Frame 1 (no input): blank canvas, image omitted
Frame 60 (no input): blank canvas, image omitted
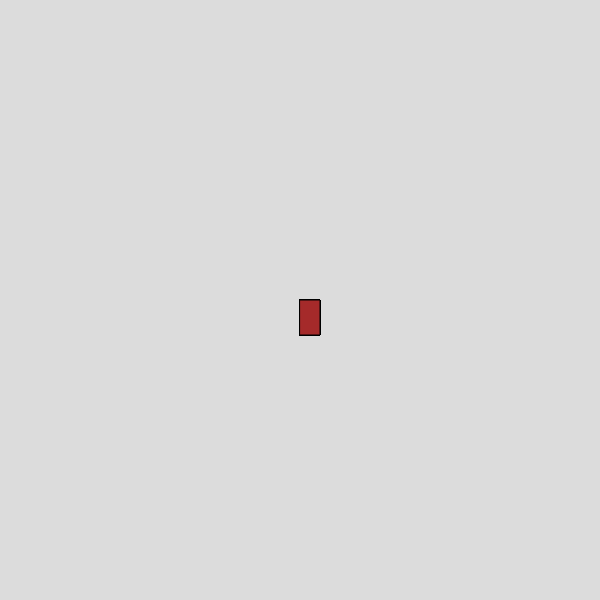
Frame 120 (the mouse pressed at the canvas centre since frame 60)

The p5.js sketch whose frames 1 and 60 were blank and that drew this single picture after the mouse press (run headless with seeded random() and noise() and a simulated clock; from frame 60 on, the mouse is pressed at the canvas centre):

// p5.js sketch
// ── sketch.js
function setup() {
    createCanvas(600, 600);
    background(220);
  }  
    
  function draw () {
   
    stroke ("black");
    fill("brown");
    
    // console.log(mouseIsPressed
    
    if (mouseIsPressed) {
    rect(mouseX, mouseY, 20, 35);
  }
  
  
  }
  
